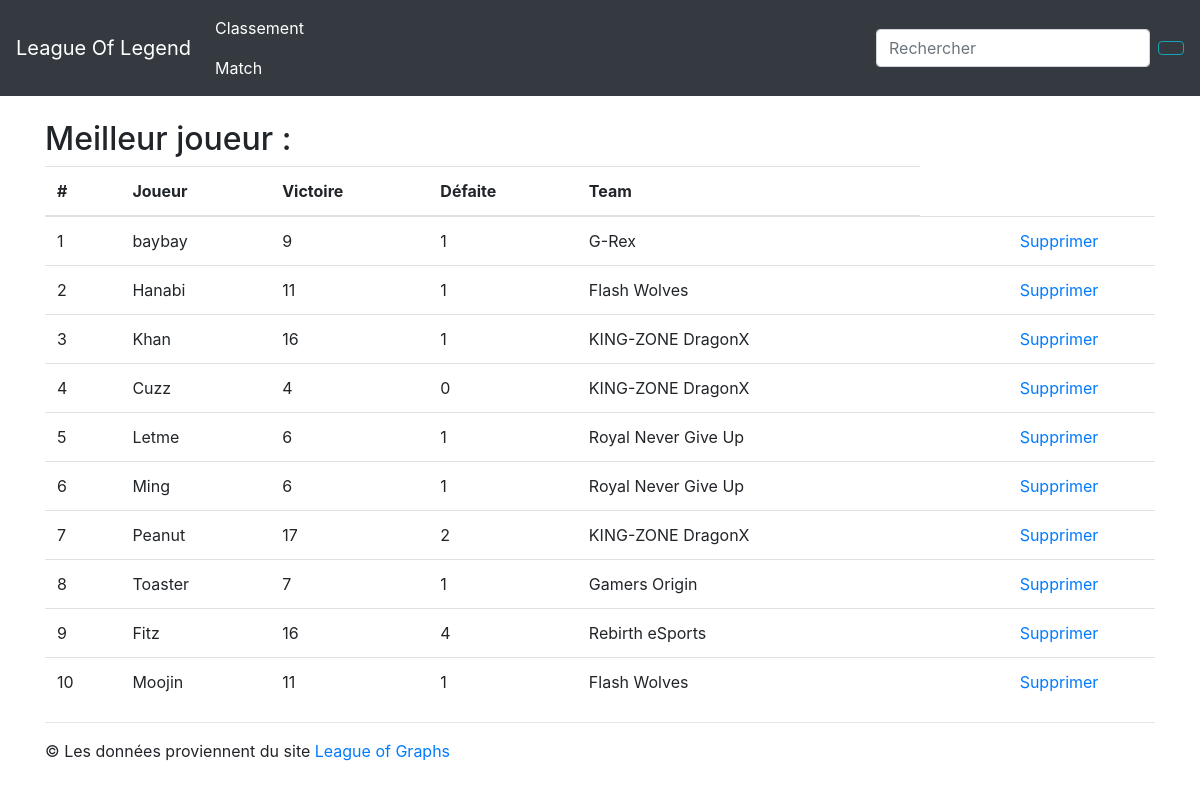
The page /v2/Classement1.php on the database its author committed.
### tables this page shows
CREATE TABLE IF NOT EXISTS `joueur` (
  `id` int(11) NOT NULL AUTO_INCREMENT,
  `name` varchar(11) NOT NULL,
  `victoire` int(11) DEFAULT NULL,
  `defaite` int(11) DEFAULT NULL,
  `KDA` float DEFAULT NULL,
  `team` varchar(20) NOT NULL,
  PRIMARY KEY (`id`)
);

### v2/Classement1.php (the view, shortened to what this page needs)
<?php
$dsn = 'mysql:dbname=leaderboard_lol;host=127.0.0.1';
$user = 'root';
$password = 'Wr3nch&Retr0';
$connection = new PDO($dsn, $user, $password);
$statement = $connection->prepare("
    SELECT *
    FROM joueur
    ORDER BY id ASC, name ASC, victoire ASC, defaite ASC, team ASC
");
$statement->execute();
$joueurs = $statement->fetchAll();
 ?>
<!doctype html>
<html lang="en">
<head>
    <link rel="stylesheet" href="https://maxcdn.bootstrapcdn.com/bootstrap/4.0.0/css/bootstrap.min.css">
</head>
<body>
    <nav class="navbar navbar-expand-md navbar-dark fixed-top bg-dark">
        <a class="navbar-brand" href="">League Of Legend</a>
        <div class="collapse navbar-collapse" id="navbar-menu">
            <ul class="navbar-nav mr-auto">
                <li class="nav-item active">
                    <a class="nav-link" href="Classement1.php">
                        <i class="fas fa-trophy"></i> Classement
                    </a>
                    <a class="nav-link" href="Match.php">
                        <i class="fas fa-trophy"></i> Match
                    </a>
                </li>
            </ul>
            <form action="recherche.php" method="post" class="form-inline my-2 my-lg-0">
                <input name="search" class="form-control mr-sm-2" type="text" placeholder="Rechercher" aria-label="Rechercher">
                <button class="btn btn-outline-info my-2 my-sm-0" type="submit">
                </button>
            </form>
        </div>
    </nav>
<br><br><br>
    <main role="main"><br><br>
        <div class="container">
            <h2>Meilleur joueur :</h2>
            <?php if (count($joueurs) === 0) { ?>
                <div class="alert alert-success" role="alert">
                    Il n'y a pas de joueur
                </div>
            <?php } else { ?>
                <table class="table">
                    <thead>
                        <tr>
                            <th scope="col">#</th>
                            <th scope="col">Joueur</th>
                            <th scope="col">Victoire</th>
                            <th scope="col">Défaite</th>
                            <th scope="col">Team</th>
                        </tr>
                    </thead>
                    <?php foreach ($joueurs as $joueur) { ?>
                        <tr>
                            <td><?= $joueur['id'] ?></td>
                            <td><?= $joueur['name'] ?></td>
                            <td><?= $joueur['victoire'] ?></td>
                            <td><?= $joueur['defaite'] ?></td>
                            <td><?= $joueur['team'] ?></td>
                            <td style="text-align: right">
                                <a href="Classement1.php?delete_id=<?= $joueur['id'] ?>">Supprimer</a>
                            <td>
                        </tr>
                    <?php } ?>
                </table>
            <?php } ?>
            <hr />
        </div>
    </main>
    <footer class="container">
        <p>&copy; Les données proviennent du site <a target="_blank" href="https://www.leagueofgraphs.com/lcs/lcs-players">League of Graphs</a></p>
    </footer>
</body>
</html>

### rows shown on the page
joueur: id "1", name "baybay", victoire "9", defaite "1", team "G-Rex"
joueur: id "2", name "Hanabi", victoire "11", defaite "1", team "Flash Wolves"
joueur: id "3", name "Khan", victoire "16", defaite "1", team "KING-ZONE DragonX"
joueur: id "4", name "Cuzz", victoire "4", defaite "0", team "KING-ZONE DragonX"
joueur: id "5", name "Letme", victoire "6", defaite "1", team "Royal Never Give Up"
joueur: id "6", name "Ming", victoire "6", defaite "1", team "Royal Never Give Up"
joueur: id "7", name "Peanut", victoire "17", defaite "2", team "KING-ZONE DragonX"
joueur: id "8", name "Toaster", victoire "7", defaite "1", team "Gamers Origin"
joueur: id "9", name "Fitz", victoire "16", defaite "4", team "Rebirth eSports"
joueur: id "10", name "Moojin", victoire "11", defaite "1", team "Flash Wolves"
